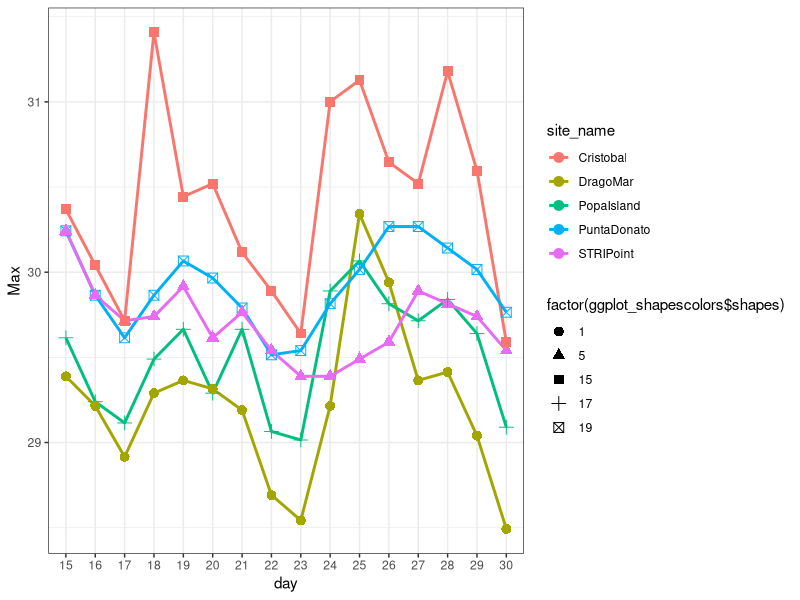
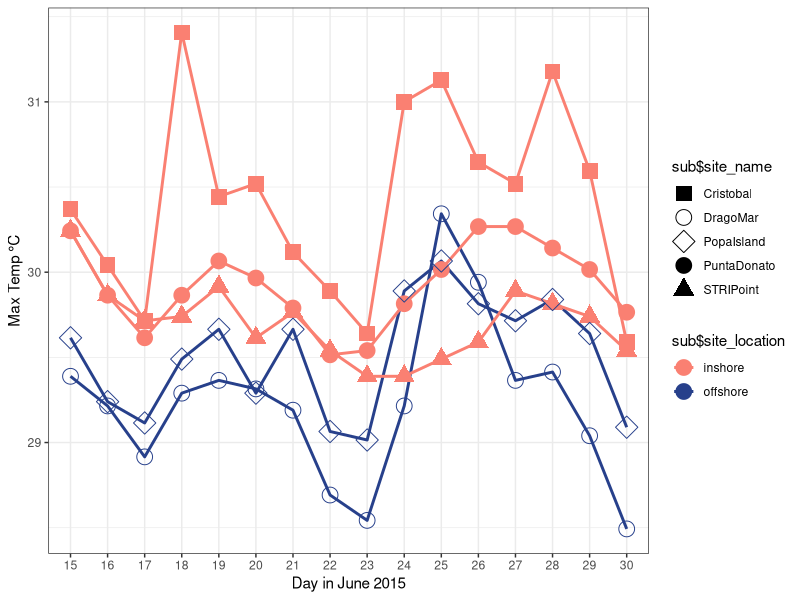

Source code (R) for these figures, in order:
setwd("~/Desktop/andreas18ssequencing/")

# Load libraries
library(tidyverse)
library(stringr)

# Load data
temp_data <- read.csv("minmeanmax_tempdata.csv")

# Reformate date
temp_data <- temp_data %>% separate(date, c("month", "day", "year"), "/")

head(temp_data)
summary(temp_data)

# Reformate site_location
temp_data$site_location <- as.factor(ifelse(temp_data$site_location=="IR", "inshore", "offshore"))

# Add site names
temp_data <- temp_data %>% mutate(site_name = ifelse(site_number=="IR1", "PuntaDonato", ifelse(site_number == "IR2", "STRIPoint", ifelse(site_number== "IR3", "Cristobal", ifelse(site_number=="OR3", "PopaIsland", "DragoMar")))))

temp_data$site_name <- as.factor(temp_data$site_name)

summary(temp_data)
  
# Subset data for just June 2015
sub <- temp_data %>% filter(month=="6" & year=="15")

# Making colors and shapes
summary(sub)
ggplot_shapescolors <- sub %>% mutate(colors = ifelse(site_location=="inshore", "inshore", "offshore"), shapes = ifelse(site_name=="Cristobal", 15, ifelse(site_name=="DragoMar", 1, ifelse(site_name=="PopaIsland", 17, ifelse(site_name=="PuntaDonato", 19, 5))))) %>% select(colors, shapes)

str(ggplot_shapescolors$shapes)


# Plot temp over time - different color for each site
ggplot(sub, aes(x = day, y = Max, group = site_name, color = site_name)) +
  geom_line(size=1) +
  geom_point(aes(shape=factor(ggplot_shapescolors$shapes)), size = 3) +
  theme_bw()

# Plot temp over time - color by inshore/offshore, symbol by site
ggplot(sub, aes(x = day, y = Max, group = site_name, color = sub$site_location, shape = sub$site_name)) +
  geom_line(size=1) +
  labs(x = "Day in June 2015", y = "Max Temp °C") +
  scale_color_manual(values=c("salmon", "royalblue4")) +
  geom_point(size = 5) +
  scale_shape_manual(values=c(15,1,5,19,17))+
  theme_bw()
